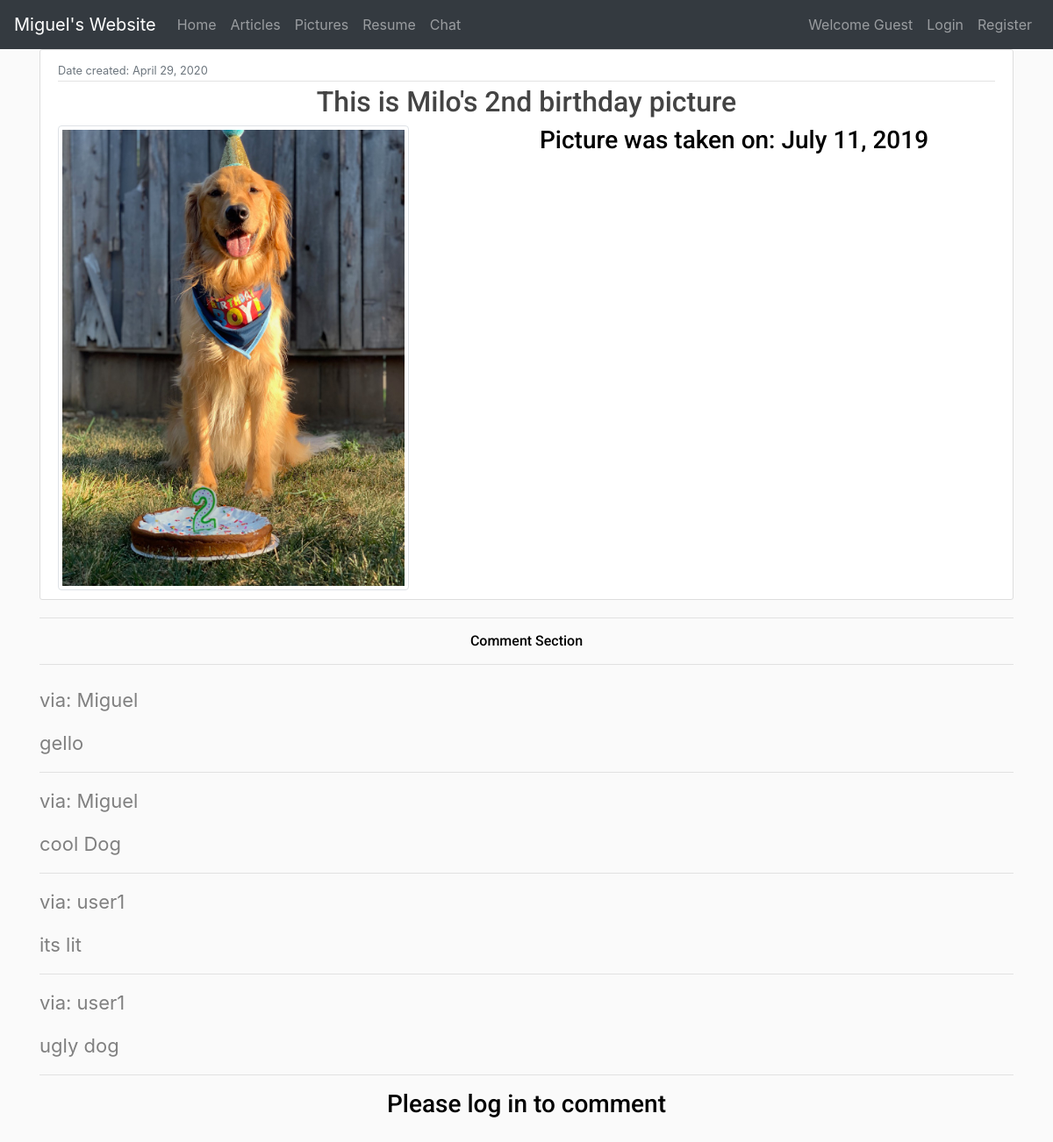
Page /pictures/Milos-2nd-birthday/ on the earlier database version.
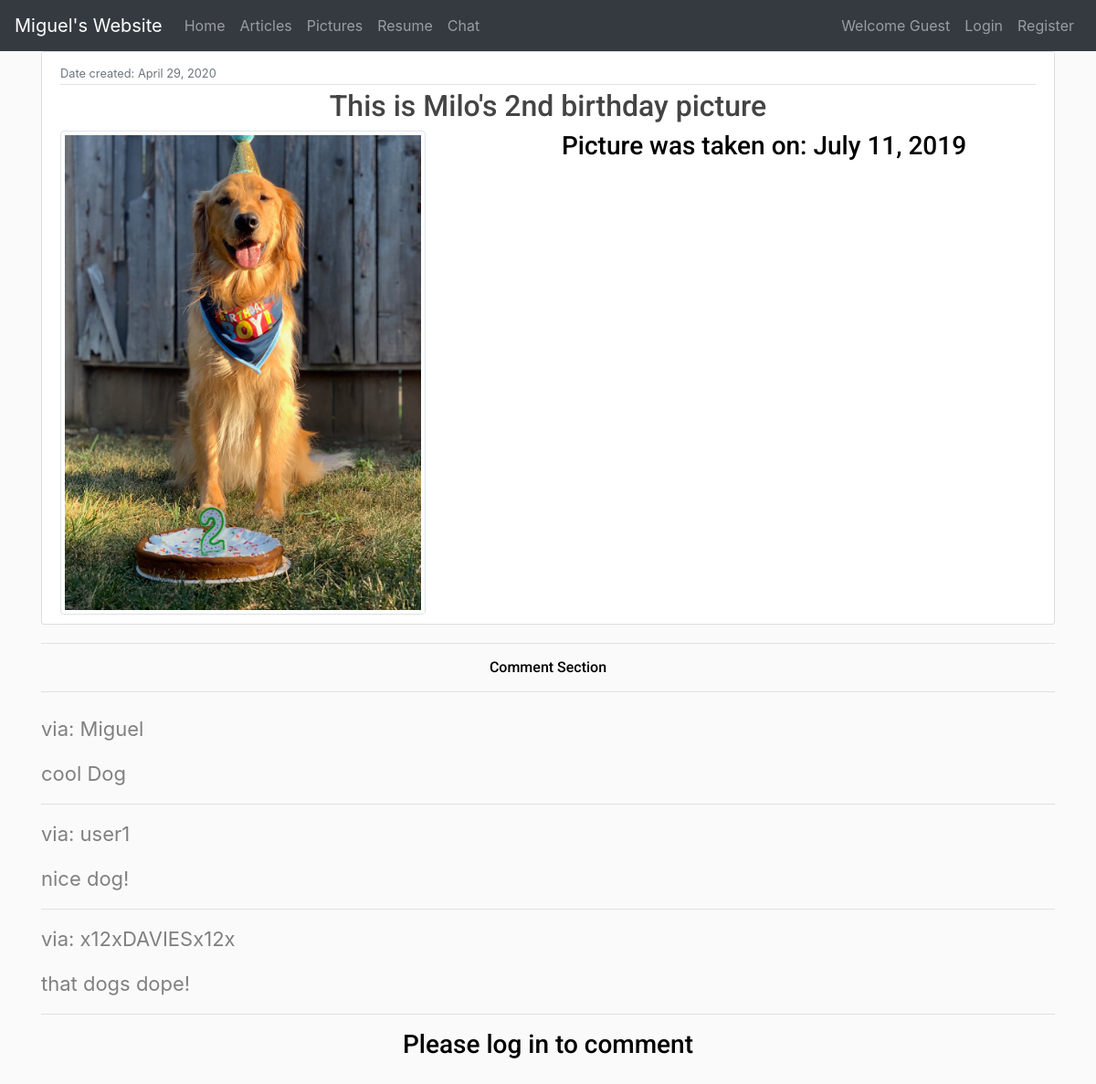
Same page on the later database version.
### myapp/models.py (models this page shows, shortened)
class Pictures(models.Model):
    title = models.CharField(max_length=100)
    slug = models.SlugField(max_length=200, unique=True)
    description = models.CharField(max_length=100)
    datePosted = models.DateTimeField(auto_now_add=True)
    dateTaken = models.DateField()
    picture = models.ImageField(null=True, blank=True)
    author = models.ForeignKey(User, on_delete=models.CASCADE)
    class Meta:
        ordering = ['-datePosted']

class PicComment(models.Model):
    comment = models.CharField(max_length=240)
    author = models.ForeignKey(User, on_delete=models.CASCADE)
    content = models.ForeignKey(Pictures, on_delete=models.CASCADE)

### myapp/views.py (the view)
# urls.py: path('pictures/<slug:slug>/', views.PicturesDetail, name='picture_details'),
def PicturesDetail(request,slug):
    template_name = 'myapp/picture_details.html'
    picture = get_object_or_404(Pictures, slug=slug)
    comments = PicComment.objects.filter(content=picture)
    new_comment = None
    if request.method == 'POST':
        comment_form = PicCommentForm(data=request.POST)
        if comment_form.is_valid():
            new_comment = comment_form.save(commit=False)
            new_comment.author = request.user
            new_comment.content = picture
            new_comment.save()
    else:
        comment_form = PicCommentForm()
    return render(request, template_name, {'picture': picture, 'comments': comments, 'new_comment': new_comment, 'comment_form': comment_form})

### myapp/templates/myapp/picture_details.html (shortened to what this page needs)
{% extends "myapp/base.html" %}
{% block content %}
<article class="media content-section">
    <div class="media-body">
        <div class="article-metadata">
            <small class="text-muted"> Date created: {{ picture.datePosted|date:"F d, Y" }}</small>
        </div>
        <h2><a class="article-title" href="#">{{ picture.description }}</a></h2>
        <div class="row">
            <div class="col-md-6">
                <img src="{{ picture.picture.url }}" class="img-thumbnail" height=400 width = 400/>
            </div>
            <div class="col-md-6">
                <h3 class="desc"> Picture was taken on: {{ picture.dateTaken }} </h3>
            </div>
        </div>
    </div>
</article>
<div class="mb-4">
    <hr class="solid">
    <h6 class ="text">Comment Section</h6>
    <hr class="solid">
</div>
{% for comment in comments %}
    <p class="comment"> via: {{ comment.author }}</p>
    <p class="comment">{{ comment.comment }}</p>
    <hr>
    {% empty %}
    <p style>There is no comments</p>
{% endfor %}
{% if not request.user.is_authenticated %}
    <h3> Please log in to comment </h3>
    <br>
{% endif %}
{% endblock content %}

### myapp/templates/myapp/base.html (shortened to what this page needs)
{% load static %}
<!DOCTYPE html>
<html>
  <head>
     <link rel="stylesheet" href="https://stackpath.bootstrapcdn.com/bootstrap/4.4.1/css/bootstrap.min.css">
     <link href="https://stackpath.bootstrapcdn.com/font-awesome/4.7.0/css/font-awesome.min.css" rel="stylesheet">
     <link rel="stylesheet" type="text/css" href="{% static 'css/app.css'%}">
  </head>
  <body>
        <nav class="navbar navbar-expand-md navbar-dark bg-dark">
          <a href="{% url 'Home' %}" class="navbar-brand">Miguel's Website</a>
          <div class="collapse navbar-collapse" id="navbarCollapse">
              <div class="navbar-nav">
                  <a href="{% url 'Home' %}" class="nav-item nav-link">Home</a>
                  <a href="{% url 'Articles' %}" class="nav-item nav-link">Articles</a>
                  <a href="{% url 'Pictures' %}" class="nav-item nav-link">Pictures</a>
                  <a href="{% url 'Resume' %}" class="nav-item nav-link">Resume</a>
                  <a href="/chat/lobby" class="nav-item nav-link">Chat</a>
              </div>
              <div class="navbar-nav ml-auto">
                  {% if user.is_authenticated %}
                    <a class="nav-item nav-link">Welcome {{user.username}}</a>
                  {% else %}
                    <a class="nav-item nav-link">Welcome Guest</a>
                  {% endif %}
                  {% if user.is_authenticated %}
                  <a href="{% url 'Logout' %}" class="nav-item nav-link">Logout</a>
                  {% else %}
                  <a href="{% url 'Login' %}" class="nav-item nav-link">Login</a>
                  <a href="{% url 'Register' %}" class="nav-item nav-link">Register</a>
                  {% endif %}
              </div>
          </div>
      </nav>
      <div class = "container">
        {% block content%}
        {% endblock %}
      </div>
  </body>
</html>

### myapp/static/css/app.css (style rules this page uses)
body { background: #fafafa; color: black; }
h1, h2, h3, h4, h5, h6 { color: black; text-align: center; font-family: 'Roboto'; }
p { color: grey; font-size: 22px; text-align: center }
p.comment { text-align: left; }
h3.desc { text-align: left; }
.content-section { background: #ffffff; padding: 10px 20px; border: 1px solid #dddddd; border-radius: 3px; margin-bottom: 20px; }
.article-title { color: #444444; }
.article-metadata { padding-bottom: 1px; margin-bottom: 4px; border-bottom: 1px solid #e3e3e3 }

Differences in the rows shown:
removed PicComment: author "Miguel", comment "gello"
removed PicComment: author "user1", comment "its lit"
removed PicComment: author "user1", comment "ugly dog"
added PicComment: author "user1", comment "nice dog!"
added PicComment: author "x12xDAVIESx12x", comment "that dogs dope!"
